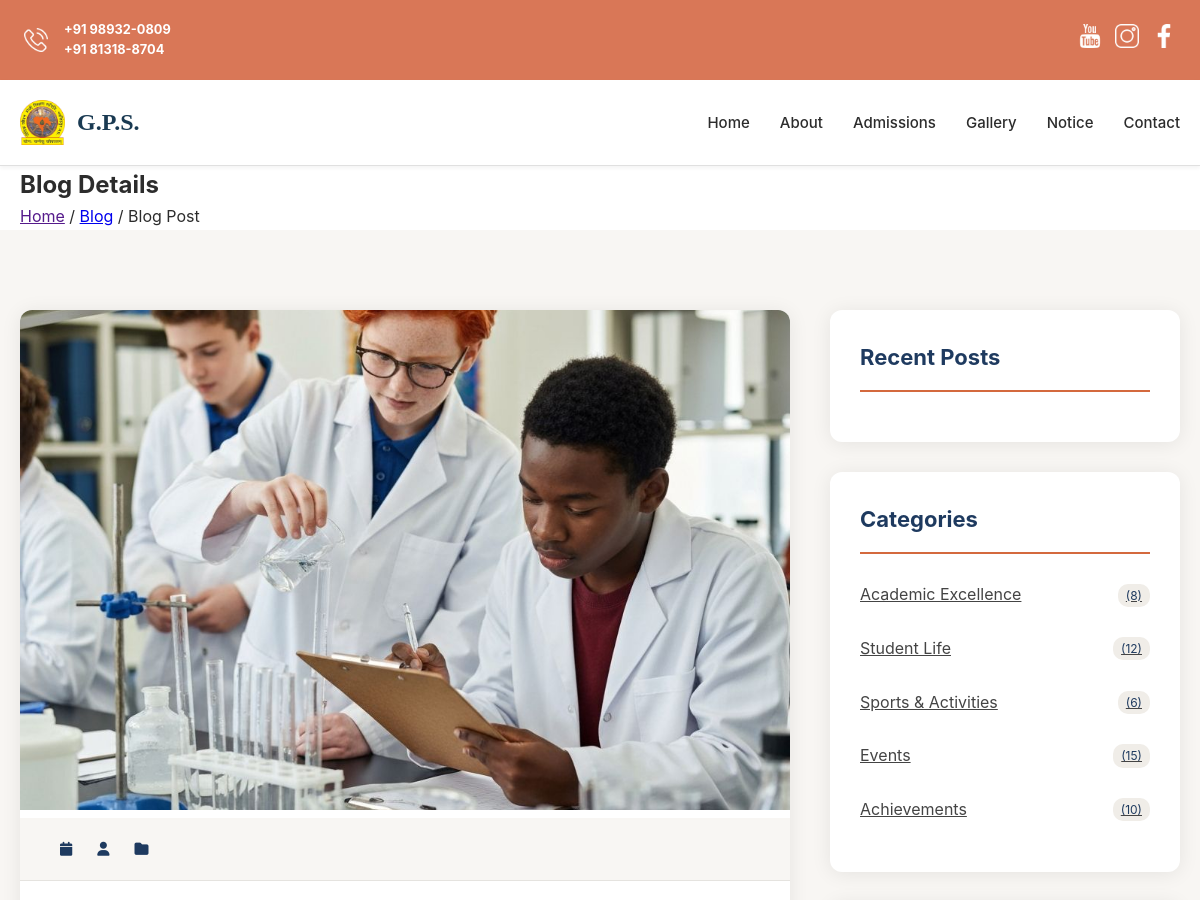
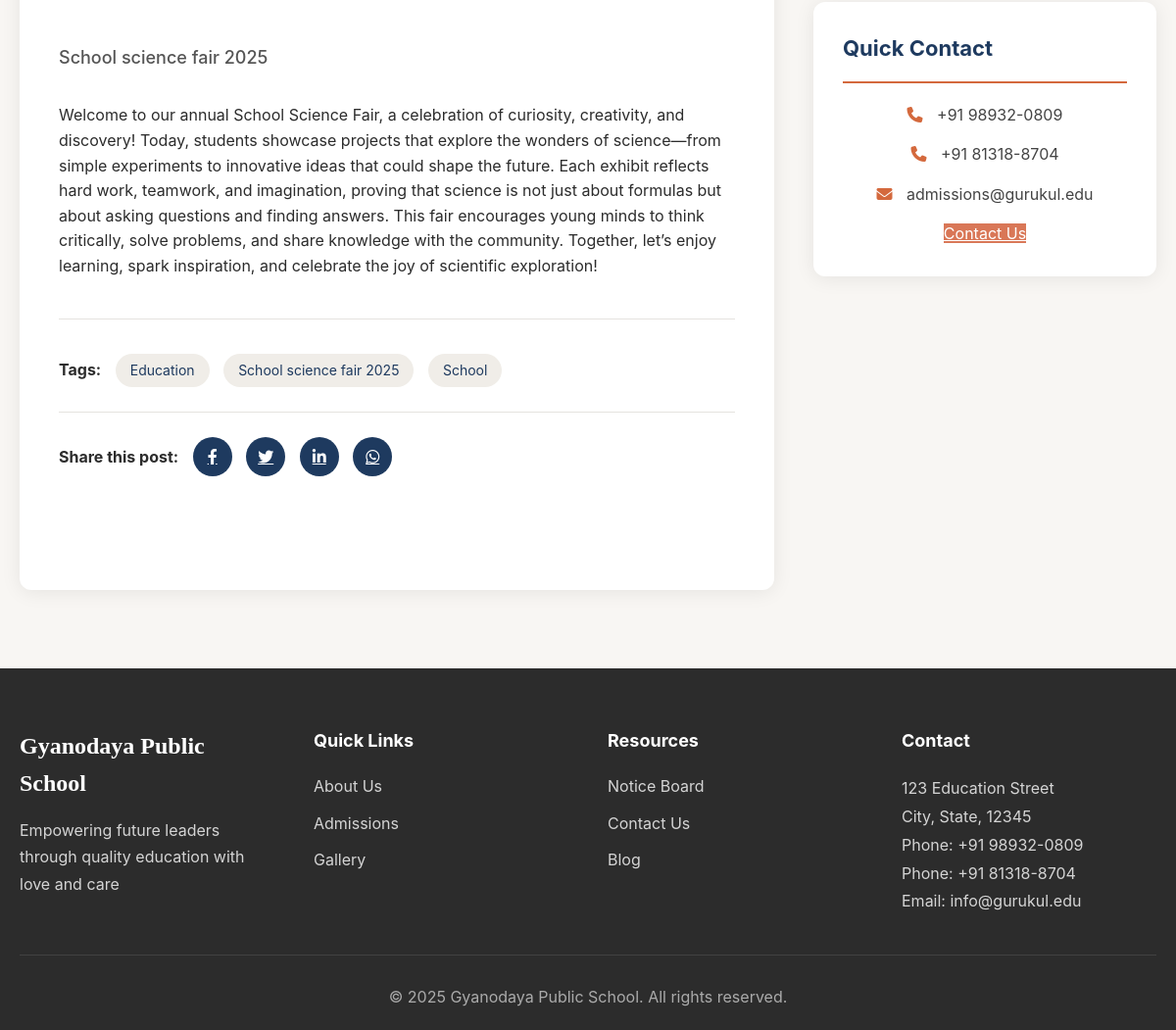
/blog-detail/1, run on the app's committed database (2 pictures, top to bottom).
### user/models.py (models this page shows, shortened)
class Official_detail(models.Model):
    Header = models.CharField(max_length=80,default="")
    street = models.CharField(max_length=120,default="")
    city = models.CharField(max_length=120,default="")
    state = models.CharField(max_length=120,default="")
    pincode = models.CharField(max_length=8,default="")
    country = models.CharField(max_length=120,default="")
    mobile_primary = models.CharField(max_length=14,default="")
    mobile_secondary = models.CharField(max_length=14,default="")
    email_primary = models.EmailField(default="")
    email_secondary = models.EmailField(default="")
    mail_message = models.TextField(default="")
    map_link = models.TextField(default="")
    whats_app_mobile = models.CharField(max_length=14,default="")
    whatsapp_message = models.TextField(default="")
    logo = models.ImageField(upload_to="media/logo",default="")
    session_year = models.CharField(max_length=80,default="2025-2026")
    instagram = models.TextField(default="")
    youtube = models.TextField(default="")
    facebook = models.TextField(default="")
    footer_quote = models.CharField(max_length=120,default="Empowering future leaders through quality education with love and care")
    school_name = models.CharField(max_length=120,default="Gyanodaya Public School")

class Blog_Item(models.Model):
    id = models.IntegerField(primary_key=True,auto_created=True,editable=False)
    Title = models.CharField(max_length=80)
    image = models.ImageField(upload_to="media/Blog")
    descreption = models.TextField()
    Author_name = models.CharField(max_length=80)
    catigory = models.CharField(max_length=80,default="Education")
    headline = models.CharField(max_length=80,default="Our Annual Sports Day was a spectacular event showcasing the athletic talents of our students across various competitions and games.")
    date_time = models.DateField()

### user/views.py (the view)
# urls.py: path("blog-detail/<int:id>",blogDetail),
def blogDetail(request,id):
    blog_detail = Blog_Item.objects.filter(id = id).values()
    maindata = Official_detail.objects.all().values()
    return render(request,"blog-detail.html",{"maindata":maindata[0],"post":blog_detail[0]})

### templates/blog-detail.html (shortened to what this page needs)
<!DOCTYPE html>
<html lang="en">
<head>
    <link rel="stylesheet" href="/static/css/style.css">
    <link rel="stylesheet" href="https://cdnjs.cloudflare.com/ajax/libs/font-awesome/6.4.0/css/all.min.css">
</head>
<body>
    <div class="bg-secondary" id="header-sm">
        <nav class="nav-2">
            <div class="logo flex-c">
                <img class="image-Icon-social" src="/static/public/icons/phone.png" alt=""></a>
                <div class="text-sec">
                    <p class="text-mobile"><span class="m-2">{{maindata.mobile_primary}}</span></p>
                    <p class="text-mobile"><span class="m-2">{{maindata.mobile_secondary}}</span></p>
                </div>
            </div>
            <ul class="top-header">
                <li><a href="{{maindata.youtube}}"><img class="image-Icon-social"
                            src="/static//public/icons/youtube.png" alt=""></a></li>
                <li><a href="{{maindata.instagram}}"><img class="image-Icon-social"
                            src="/static//public/icons/insta.png" alt=""></a></li>
                <li><a href="{{maindata.facebook}}"><img class="image-Icon-social"
                            src="/static//public/icons/facebook.png" alt=""></a></li>
            </ul>
        </nav>
    </div>
    <header class="header">
        <div class="container">
            <nav class="nav">
                <div class="logo">
                    <img src="/static/public/images/logo-removebg-preview.png" alt="Gyanodaya Public School Logo"
                        class="logo-img">
                    <span class="logo-text">G.P.S.</span>
                </div>
                <ul class="nav-menu" id="navMenu">
                    <li><a href="/">Home</a></li>
                    <li><a href="about">About</a></li>
                    <li><a href="admissions">Admissions</a></li>
                    <li><a href="gallery">Gallery</a></li>
                    <li><a href="notice">Notice</a></li>
                    <li><a href="contact">Contact</a></li>
                </ul>
            </nav>
        </div>
    </header>
    <section class="page-header">
        <div class="container">
            <h1>Blog Details</h1>
            <div class="breadcrumb">
                <a href="">Home</a>
                <span>/</span>
                <a href="blog">Blog</a>
                <span>/</span>
                <span>Blog Post</span>
            </div>
        </div>
    </section>
    <section class="blog-detail">
        <div class="container">
            <div class="blog-detail-container">
                <article class="blog-detail-content" id="blogDetailContent">
                    <div class="blog-detail-header">
                        <img src="/media/{{post.image}}" alt="{{blog.title}}">
                        <div class="blog-meta">
                            <span><i class="fas fa-calendar"></i> {{blog.date_time}}</span>
                            <span><i class="fas fa-user"></i> {{blog.title}}</span>
                            <span><i class="fas fa-folder"></i> {{blog.catigory}}</span>
                        </div>
                        <h1>{{blog.title}}</h1>
                    </div>
                    <div class="blog-detail-body">
                        <p class="lead">{{post.headline}}</p>
                      {{post.descreption}}
                        <div class="blog-tags">
                            <strong>Tags:</strong>
                            <span class="tag">Education</span>
                            <span class="tag">{{post.headline}}</span>
                            <span class="tag">School</span>
                        </div>
                        <div class="blog-share">
                            <strong>Share this post:</strong>
                            <a href="#" class="share-btn"><i class="fab fa-facebook-f"></i></a>
                            <a href="#" class="share-btn"><i class="fab fa-twitter"></i></a>
                            <a href="#" class="share-btn"><i class="fab fa-linkedin-in"></i></a>
                            <a href="#" class="share-btn"><i class="fab fa-whatsapp"></i></a>
                        </div>
                    </div>
                    <div class="blog-navigation">
                        <a href="blog" class="btn-secondary"><i class="fas fa-arrow-left"></i> Back to Blog</a>
                    </div>
                </article>
                <aside class="blog-sidebar">
                    <div class="sidebar-widget">
                        <h3>Recent Posts</h3>
                    </div>
                    <div class="sidebar-widget">
                        <h3>Categories</h3>
                        <ul class="categories-list">
                            <li><a href="#">Academic Excellence <span>(8)</span></a></li>
                            <li><a href="#">Student Life <span>(12)</span></a></li>
                            <li><a href="#">Sports & Activities <span>(6)</span></a></li>
                            <li><a href="#">Events <span>(15)</span></a></li>
                            <li><a href="#">Achievements <span>(10)</span></a></li>
                        </ul>
                    </div>
                    <div class="sidebar-widget">
                        <h3>Quick Contact</h3>
                        <div class="quick-contact">
                            <p><i class="fas fa-phone"></i> {{maindata.mobile_primary}}</p>
                            <p><i class="fas fa-phone"></i> {{maindata.mobile_secondary}}</p>
                            <p><i class="fas fa-envelope"></i> {{maindata.email_secondary}}</p>
                            <a href="contact" class="btn-primary">Contact Us</a>
                        </div>
                    </div>
                </aside>
            </div>
        </div>
    </section>
    <footer class="footer">
        <div class="container">
            <div class="footer-grid">
                <div class="footer-col">
                    <h3 class="footer-title">{{maindata.school_name}}</h3>
                    <p class="footer-text">{{maindata.footer_quote}}</p>
                </div>
                <div class="footer-col">
                    <h4 class="footer-heading">Quick Links</h4>
                    <ul class="footer-links">
                        <li><a href="about">About Us</a></li>
                        <li><a href="admissions">Admissions</a></li>
                        <li><a href="gallery">Gallery</a></li>
                    </ul>
                </div>
                <div class="footer-col">
                    <h4 class="footer-heading">Resources</h4>
                    <ul class="footer-links">
                        <li><a href="notice">Notice Board</a></li>
                        <li><a href="contact">Contact Us</a></li>
                        <li><a href="blog">Blog</a></li>
                    </ul>
                </div>
                <div class="footer-col">
                    <h4 class="footer-heading">Contact</h4>
                    <p class="footer-contact">{{maindata.street}}<br>{{maindata.city}}, {{maindata.state}},
                        {{maindata.pincode}}<br>Phone: {{maindata.mobile_primary}}
                        <br>Phone: {{maindata.mobile_secondary}}<br>Email: {{maindata.email_primary}}
                    </p>
                </div>
            </div>
            <div class="footer-bottom">
                <p>&copy; 2025 Gyanodaya Public School. All rights reserved. </p>
            </div>
        </div>
    </footer>
</body>
</html>

### data on the page
Official_detail: mobile_primary "+91 98932-0809", mobile_secondary "+91 81318-8704", email_secondary "admissions@gurukul.edu", school_name "Gyanodaya Public School", footer_quote "Empowering future leaders through quality education with love and care", street "123 Education Street", city "City", state "State", pincode "12345", email_primary "info@gurukul.edu"
Blog_Item: image (picture), headline "School science fair 2025", descreption "Welcome to our annual School Science Fair, a celebration of curiosity, creativity, and discovery! Today, students showcase projects that explore the wonders of science—from simple experiments to innovative ideas that could shape the future. Each exhibit reflects hard work, teamwork, and imagination, proving that science is not just about formulas but about asking questions and finding answers. This fair encourages young minds to think critically, solve problems, and share knowledge with the community. Together, let’s enjoy learning, spark inspiration, and celebrate the joy of scientific exploration!"
